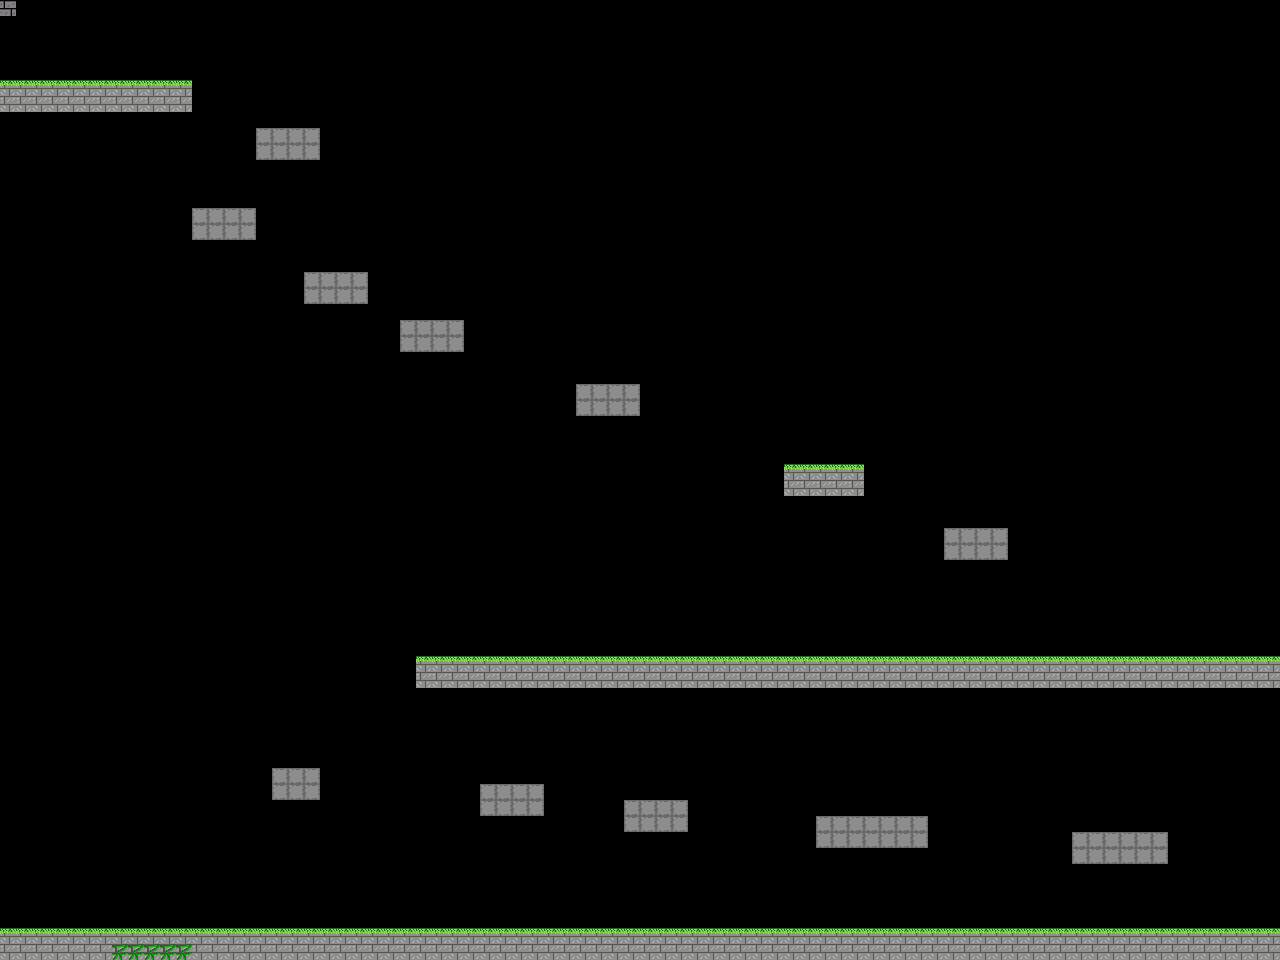

This is a level from a 2D game, rendered from its Tiled map with the project's own tilesets. A one-line summary and the map file follow, with tile-layer data summarised:
An orthogonal 80x60 tile map with 16x16 px tiles, 2 tile layers (Ground, Growth), 1 image layer and 114 objects (81x Spike, 16x Coin, LevelGate, Player).

<map version="1.10" tiledversion="1.10.1" orientation="orthogonal" renderorder="right-down" width="80" height="60" tilewidth="16" tileheight="16" infinite="0" nextlayerid="6" nextobjectid="169">
 <editorsettings>
  <export target="../level3.lua" format="lua" />
 </editorsettings>
 <tileset firstgid="1" name="DungeonTiles" tilewidth="16" tileheight="16" tilecount="256" columns="16">
  <image source="../../Textures/tileset.png" width="256" height="256" />
 </tileset>
 <imagelayer id="4" name="Background" repeatx="1" repeaty="1">
  <image source="../../Textures/background1.png" width="16" height="16" />
 </imagelayer>
 <layer id="1" name="Ground" width="80" height="60">
  <data>[4800 cells, 390 non-empty, 2 distinct tile ids]</data>
 </layer>
 <layer id="2" name="Growth" width="80" height="60">
  <data>[4800 cells, 164 non-empty, 3 distinct tile ids]</data>
 </layer>
 <objectgroup color="#bd0f00" id="3" name="Solid">
  <properties>
   <property name="collidable" type="bool" value="true" />
  </properties>
  <object id="100" x="0" y="928" width="1280" height="32">
   <properties>
    <property name="collidable" type="bool" value="true" />
   </properties>
  </object>
  <object id="101" x="816" y="816" width="112" height="32">
   <properties>
    <property name="collidable" type="bool" value="true" />
   </properties>
  </object>
  <object id="102" x="1072" y="832" width="96" height="32">
   <properties>
    <property name="collidable" type="bool" value="true" />
   </properties>
  </object>
  <object id="103" x="624" y="800" width="64" height="32">
   <properties>
    <property name="collidable" type="bool" value="true" />
   </properties>
  </object>
  <object id="104" x="480" y="784" width="64" height="32">
   <properties>
    <property name="collidable" type="bool" value="true" />
   </properties>
  </object>
  <object id="105" x="272" y="768" width="48" height="32">
   <properties>
    <property name="collidable" type="bool" value="true" />
   </properties>
  </object>
  <object id="106" x="416" y="656" width="864" height="32">
   <properties>
    <property name="collidable" type="bool" value="true" />
   </properties>
  </object>
  <object id="107" x="944" y="528" width="64" height="32">
   <properties>
    <property name="collidable" type="bool" value="true" />
   </properties>
  </object>
  <object id="108" x="784" y="464" width="80" height="32">
   <properties>
    <property name="collidable" type="bool" value="true" />
   </properties>
  </object>
  <object id="109" x="400" y="320" width="64" height="32">
   <properties>
    <property name="collidable" type="bool" value="true" />
   </properties>
  </object>
  <object id="110" x="304" y="272" width="64" height="32">
   <properties>
    <property name="collidable" type="bool" value="true" />
   </properties>
  </object>
  <object id="111" x="192" y="208" width="64" height="32">
   <properties>
    <property name="collidable" type="bool" value="true" />
   </properties>
  </object>
  <object id="112" x="576" y="384" width="64" height="32">
   <properties>
    <property name="collidable" type="bool" value="true" />
   </properties>
  </object>
  <object id="113" x="256" y="128" width="64" height="32">
   <properties>
    <property name="collidable" type="bool" value="true" />
   </properties>
  </object>
  <object id="114" x="0" y="80" width="192" height="32">
   <properties>
    <property name="collidable" type="bool" value="true" />
   </properties>
  </object>
 </objectgroup>
 <objectgroup color="#0dff00" id="5" name="Entities" tintcolor="#1fff00">
  <object id="36" name="LevelGate" type="LevelGate" x="48" y="48" width="32" height="32" />
  <object id="38" name="Spike" type="Spike" x="608" y="912" width="16" height="16" />
  <object id="39" name="Spike" type="Spike" x="624" y="912" width="16" height="16" />
  <object id="41" name="Spike" type="Spike" x="656" y="912" width="16" height="16" />
  <object id="42" name="Spike" type="Spike" x="672" y="912" width="16" height="16" />
  <object id="44" name="Spike" type="Spike" x="768" y="912" width="16" height="16" />
  <object id="45" name="Spike" type="Spike" x="784" y="912" width="16" height="16" />
  <object id="46" name="Spike" type="Spike" x="800" y="912" width="16" height="16" />
  <object id="47" name="Spike" type="Spike" x="1024" y="912" width="16" height="16" />
  <object id="48" name="Spike" type="Spike" x="928" y="912" width="16" height="16" />
  <object id="49" name="Spike" type="Spike" x="944" y="912" width="16" height="16" />
  <object id="51" name="Spike" type="Spike" x="960" y="912" width="16" height="16" />
  <object id="52" name="Spike" type="Spike" x="976" y="912" width="16" height="16" />
  <object id="53" name="Spike" type="Spike" x="992" y="912" width="16" height="16" />
  <object id="54" name="Spike" type="Spike" x="1008" y="912" width="16" height="16" />
  <object id="55" name="Spike" type="Spike" x="1040" y="912" width="16" height="16" />
  <object id="57" name="Spike" type="Spike" x="1088" y="912" height="16" />
  <object id="59" name="Spike" type="Spike" x="1088" y="912" width="16" height="16" />
  <object id="60" name="Spike" type="Spike" x="1104" y="912" width="16" height="16" />
  <object id="61" name="Spike" type="Spike" x="1120" y="912" width="16" height="16" />
  <object id="62" name="Spike" type="Spike" x="1136" y="912" width="16" height="16" />
  <object id="63" name="Spike" type="Spike" x="1152" y="912" width="16" height="16" />
  <object id="64" name="Spike" type="Spike" x="1056" y="912" width="16" height="16" />
  <object id="65" name="Spike" type="Spike" x="1072" y="912" width="16" height="16" />
  <object id="67" name="Coin" type="Coin" x="1232" y="624" width="16" height="16" />
  <object id="69" name="Coin" type="Coin" x="1232" y="592" width="16" height="16" />
  <object id="70" name="Coin" type="Coin" x="1088" y="800" width="16" height="16" />
  <object id="72" name="Coin" type="Coin" x="832" y="784" width="16" height="16" />
  <object id="73" name="Coin" type="Coin" x="592" y="352" width="16" height="16" />
  <object id="74" name="Coin" type="Coin" x="832" y="432" width="16" height="16" />
  <object id="75" name="Coin" type="Coin" x="896" y="784" width="16" height="16" />
  <object id="76" name="Coin" type="Coin" x="1136" y="800" width="16" height="16" />
  <object id="77" name="Coin" type="Coin" x="1248" y="592" width="16" height="16" />
  <object id="78" name="Coin" type="Coin" x="1248" y="624" width="16" height="16" />
  <object id="79" name="Coin" type="Coin" x="496" y="752" width="16" height="16" />
  <object id="80" name="Coin" type="Coin" x="560" y="752" width="16" height="16" />
  <object id="82" name="Coin" type="Coin" x="960" y="496" width="16" height="16" />
  <object id="83" name="Coin" type="Coin" x="480" y="160" width="16" height="16" />
  <object id="84" name="Coin" type="Coin" x="496" y="160" width="16" height="16" />
  <object id="88" name="Spike" type="Spike" x="1056" y="640" width="16" height="16" />
  <object id="89" name="Spike" type="Spike" x="1072" y="640" width="16" height="16" />
  <object id="90" name="Spike" type="Spike" x="1088" y="640" width="16" height="16" />
  <object id="91" name="Spike" type="Spike" x="1104" y="640" width="16" height="16" />
  <object id="92" name="Spike" type="Spike" x="1120" y="640" width="16" height="16" />
  <object id="93" name="Spike" type="Spike" x="1136" y="640" width="16" height="16" />
  <object id="94" name="Spike" type="Spike" x="1152" y="640" width="16" height="16" />
  <object id="95" name="Coin" type="Coin" x="160" y="48" width="16" height="16" />
  <object id="115" name="Player" type="Player" x="1216" y="848" width="32" height="48" />
  <object id="117" name="Spike" type="Spike" x="896" y="912" width="16" height="16" />
  </objectgroup>
</map>
<!-- 50 of 114 objects omitted -->